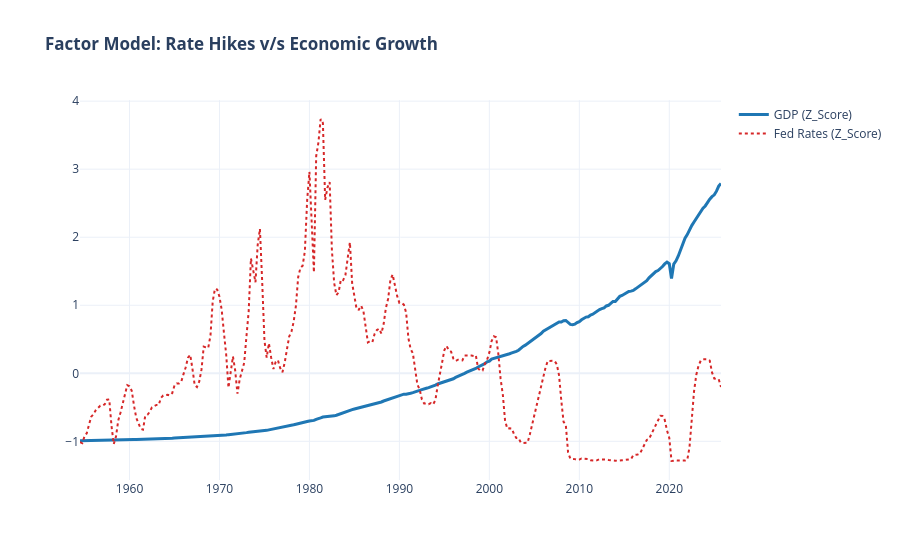

The notebook cell saved with this chart:
### Markdown cell above
<!-- Visualisations -->

<div style="padding: 20px; background-color: #fff5f5; border-left: 10px solid #157fe2ff; border-radius: 5px;"><h1 style="color: #157fe2ff; margin-bottom: 5px;">Visualisations</h1>
</div>

### Code cell
# Visualisations

# 1. Factor Model: Rate Hikes v/s Economic Growth
fig = go.Figure()
fig.add_trace(go.Scatter(x= df_factor["date"], y = df_factor["Real_GDP_Z"], name= "GDP (Z_Score)", line= dict(color = "#1f77b4", width = 3)))

fig.add_trace(go.Scatter(x= df_factor["date"], y = df_factor["Fed_Rates_Z"], name= "Fed Rates (Z_Score)", line= dict(color = "#d62728", width = 2, dash = "dot")))

fig.update_layout(title = "<b>Factor Model: Rate Hikes v/s Economic Growth</b>", template = "plotly_white")

fig.show()

### Figure 1 — Plotly figure (JSON) as saved in the notebook; plotly's stock layout.template omitted (floating-point values rounded to 4 significant figures; data arrays with more than 128 entries replaced by an {"elided": "..."} marker saying what was removed)
{"data": [{"line": {"color": "#1f77b4", "width": 3}, "name": "GDP (Z_Score)", "type": "scatter", "x": {"elided": "286 str values"}, "y": {"elided": "286 float values"}}, {"line": {"color": "#d62728", "dash": "dot", "width": 2}, "name": "Fed Rates (Z_Score)", "type": "scatter", "x": {"elided": "286 str values"}, "y": {"elided": "286 float values"}}], "layout": {"title": {"text": "<b>Factor Model: Rate Hikes v/s Economic Growth</b>"}}}
